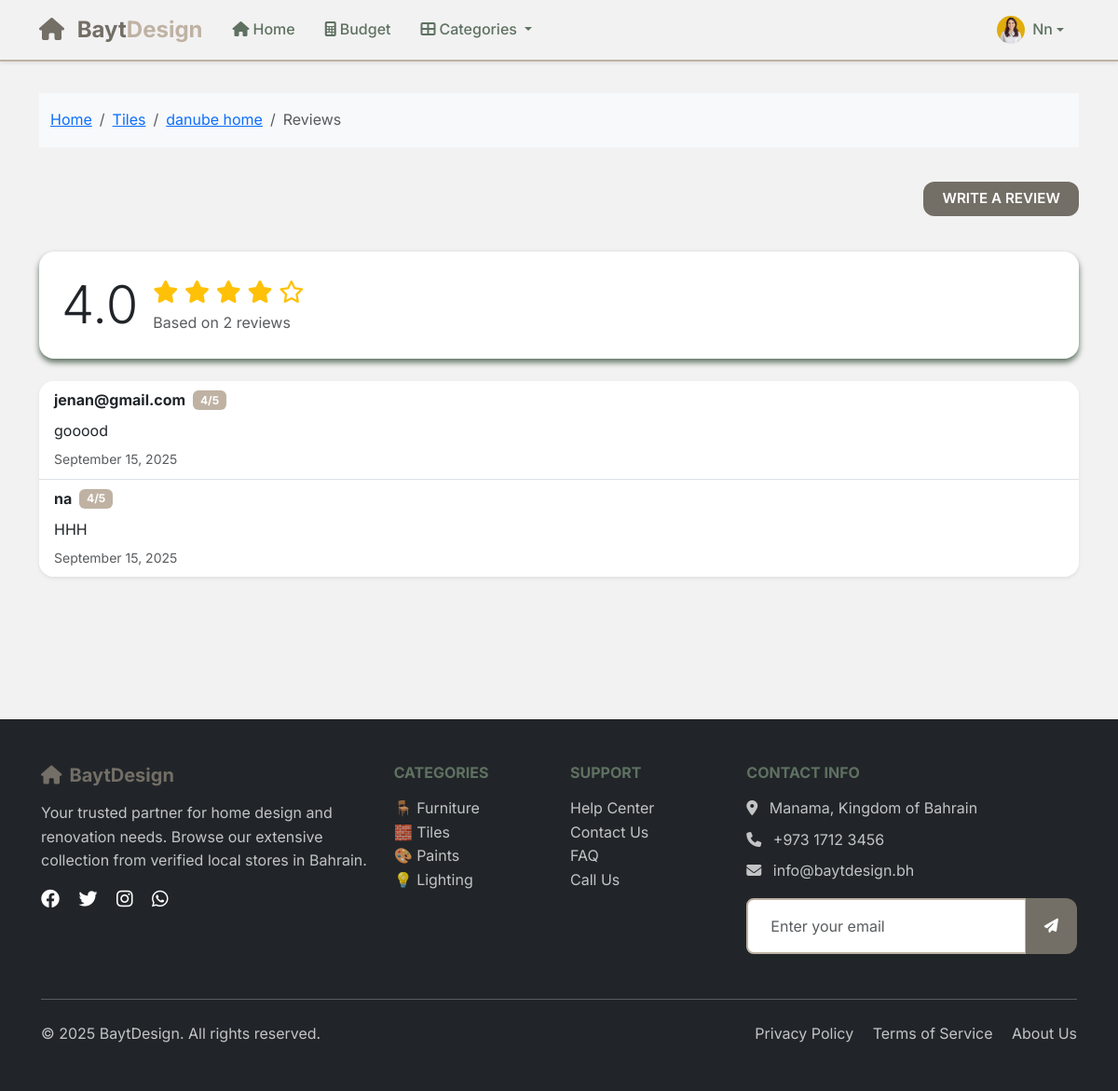
Screenshot of /product-reviews/28/ (signed in) with the database file from the repository.
### main_app/models.py (models this page shows, shortened)
class UserProfile(models.Model):
    user = models.OneToOneField(User, on_delete=models.CASCADE, related_name='userprofile')
    profile_picture = models.ImageField(upload_to='profile_pictures/', blank=True, null=True)

class Product(models.Model):
    shop = models.ForeignKey(Shop, on_delete=models.CASCADE)
    name = models.CharField(max_length=200)
    price = models.DecimalField(max_digits=10, decimal_places=2)
    description = models.TextField(blank=True, null=True)
    image = models.ImageField(upload_to='product_images/', blank=True, null=True)  # Added image field
    is_available = models.BooleanField(default=True)

class Shop(models.Model):
    name = models.CharField(max_length=200)
    classification = models.ForeignKey(Classification, on_delete=models.CASCADE)
    description = models.TextField(blank=True, null=True)
    image = models.ImageField(upload_to='store_images/', blank=True, null=True)  # Added image field
    phone = models.CharField(max_length=20, blank=True, null=True)
    email = models.EmailField(blank=True, null=True)
    address = models.TextField(blank=True, null=True)

class Classification(models.Model):
    name = models.CharField(max_length=100)
    slug = models.SlugField(unique=True, blank=True)  # ✅ added slug
    icon = models.CharField(max_length=10, blank=True, null=True)  # optional emoji/icon
    description = models.TextField(blank=True, null=True)  # optional
    image = models.ImageField(upload_to='store_images/', blank=True, null=True)  # ✅ Store image

class ProductReview(models.Model):
    user = models.ForeignKey(User, on_delete=models.CASCADE)
    product = models.ForeignKey(Product, on_delete=models.CASCADE, related_name="reviews")
    rating = models.PositiveIntegerField(default=1)  # 1–5 stars
    comment = models.TextField(blank=True, null=True)
    created_at = models.DateTimeField(auto_now_add=True)

### main_app/views.py (the view)
# urls.py: path('product-reviews/<int:product_id>/', views.product_reviews_view, name='product_reviews'),
@login_required
def product_reviews_view(request, product_id):
    product = get_object_or_404(Product, id=product_id)
    reviews = ProductReview.objects.filter(product=product).order_by('-created_at')
    avg_rating = sum([review.rating for review in reviews]) / len(reviews) if reviews else 0
    return render(request, 'product_reviews.html', {
        'product': product,
        'reviews': reviews,
        'avg_rating': avg_rating,
    })

### main_app/templates/product_reviews.html (shortened to what this page needs)
{% extends 'base.html' %}
{% load static %}
{% block content %}
<div class="container py-4">
    <nav aria-label="breadcrumb" class="bg-light py-3 mb-4">
        <div class="container">
            <ol class="breadcrumb mb-0">
                <li class="breadcrumb-item"><a href="{% url 'home' %}">Home</a></li>
                <li class="breadcrumb-item">
                    <a href="{% url 'classification_stores' product.shop.classification.slug %}">
                        {{ product.shop.classification.name }}
                    </a>
                </li>
                <li class="breadcrumb-item">
                    <a href="{% url 'shop_products' product.shop.id %}">{{ product.shop.name }}</a>
                </li>
                <li class="breadcrumb-item active">Reviews</li>
            </ol>
        </div>
    </nav>
    <div class="d-flex justify-content-between align-items-center mb-4">
        <h1>Reviews for {{ product.name }}</h1>
        <a href="{% url 'add_review' product.id %}" class="btn btn-primary">Write a Review</a>
    </div>
    <div class="card mb-4">
        <div class="card-body">
            <div class="d-flex align-items-center">
                <div class="display-4 me-3">{{ avg_rating|floatformat:1 }}</div>
                <div>
                    <div class="fs-4">
                        {% for i in "12345"|make_list %}
                            {% if forloop.counter <= avg_rating|floatformat:0|add:"0" %}
                                <i class="fas fa-star text-warning"></i>
                            {% elif forloop.counter <= avg_rating|floatformat:0|add:"0.5"|add:"0.5" %}
                                <i class="fas fa-star-half-alt text-warning"></i>
                            {% else %}
                                <i class="far fa-star text-warning"></i>
                            {% endif %}
                        {% endfor %}
                    </div>
                    <div class="text-muted">Based on {{ reviews|length }} review{% if reviews|length != 1 %}s{% endif %}</div>
                </div>
            </div>
        </div>
    </div>
    {% if reviews %}
        <div class="card shadow-sm">
            <div class="list-group list-group-flush">
                {% for review in reviews %}
                    <div class="list-group-item">
                        <div class="d-flex justify-content-between">
                            <div>
                                <div class="d-flex align-items-center mb-2">
                                    <span class="fw-bold me-2">{{ review.user.username }}</span>
                                    <span class="badge bg-secondary">{{ review.rating }}/5</span>
                                </div>
                                <p class="mb-1">{{ review.comment }}</p>
                                <small class="text-muted">{{ review.created_at|date:"F j, Y" }}</small>
                            </div>
                        </div>
                    </div>
                {% endfor %}
            </div>
        </div>
    {% else %}
        <div class="alert alert-info">
            <p class="mb-0">No reviews yet. <a href="{% url 'add_review' product.id %}">Be the first to review this product!</a></p>
        </div>
    {% endif %}
</div>
{% endblock %}

### main_app/templates/base.html (shortened to what this page needs)
{% load static %}
<!DOCTYPE html>
<html lang="en">
  <head>
    <link href="https://cdn.jsdelivr.net/npm/bootstrap@5.3.2/dist/css/bootstrap.min.css" rel="stylesheet">
    <link rel="stylesheet" href="https://cdnjs.cloudflare.com/ajax/libs/font-awesome/6.4.0/css/all.min.css">
    <link rel="stylesheet" href="{% static 'css/base.css' %}" />
  </head>
  <body>
    <nav class="navbar navbar-expand-lg navbar-light bg-white shadow-sm fixed-top">
      <div class="container">
        <a class="navbar-brand fw-bold" href="/">
          <i class="fas fa-home text-primary me-2"></i>
          <span class="text-primary">Bayt</span><span class="text-secondary">Design</span>
        </a>
        <div class="collapse navbar-collapse" id="navbarNav">
          <ul class="navbar-nav me-auto">
            <li class="nav-item">
              <a class="nav-link" href="/">
                <i class="fas fa-home me-1"></i>Home
              </a>
            </li>
            <li class="nav-item">
              <a class="nav-link" href="{% url 'budget' %}">
                <i class="fas fa-calculator me-1"></i>Budget
              </a>
            </li>
            <li class="nav-item dropdown">
              <a class="nav-link dropdown-toggle" href="#" id="navbarDropdown" role="button" data-bs-toggle="dropdown" aria-expanded="false">
                <i class="fas fa-th-large me-1"></i>Categories
              </a>
            </li>
          </ul>
          <ul class="navbar-nav">
            {% if user.is_authenticated %}
              <li class="nav-item dropdown">
                <a class="nav-link dropdown-toggle d-flex align-items-center" href="#" id="userDropdown" role="button" data-bs-toggle="dropdown" aria-expanded="false">
                  <div class="user-avatar me-2">
                    {% if user.userprofile.profile_picture %}
                      <img src="{{ user.userprofile.profile_picture.url }}" alt="Profile Picture" class="rounded-circle" style="width: 30px; height: 30px; object-fit: cover;">
                    {% else %}
                      <i class="fas fa-user-circle" style="font-size: 30px;"></i>
                    {% endif %}
                  </div>
                  {% if user.first_name %}
                    {{ user.first_name|title }}
                  {% else %}
                    {{ user.username|title }}
                  {% endif %}
                </a>
              </li>
            {% endif %}
          </ul>
        </div>
      </div>
    </nav>
    <main class="main-content">
      {% block content %}{% endblock %}
    </main>
    <footer class="bg-dark text-white py-5 mt-5">
      <div class="container">
        <div class="row">
          <div class="col-lg-4 mb-4">
            <h5 class="text-primary mb-3">
              <i class="fas fa-home me-2"></i>BaytDesign
            </h5>
            <p class="text-light opacity-75">
              Your trusted partner for home design and renovation needs.
              Browse our extensive collection from verified local stores in Bahrain.
            </p>
            <div class="social-links">
              <a href="#" class="text-white me-3">
                <i class="fab fa-facebook fa-lg"></i>
              </a>
              <a href="#" class="text-white me-3">
                <i class="fab fa-twitter fa-lg"></i>
              </a>
              <a href="#" class="text-white me-3">
                <i class="fab fa-instagram fa-lg"></i>
              </a>
              <a href="#" class="text-white">
                <i class="fab fa-whatsapp fa-lg"></i>
              </a>
            </div>
          </div>
          <div class="col-lg-2 col-md-6 mb-4">
            <h6 class="text-uppercase mb-3">Categories</h6>
            <ul class="list-unstyled">
              <li><a href="#" class="text-light opacity-75 text-decoration-none">🪑 Furniture</a></li>
              <li><a href="#" class="text-light opacity-75 text-decoration-none">🧱 Tiles</a></li>
              <li><a href="#" class="text-light opacity-75 text-decoration-none">🎨 Paints</a></li>
              <li><a href="#" class="text-light opacity-75 text-decoration-none">💡 Lighting</a></li>
            </ul>
          </div>
          <div class="col-lg-2 col-md-6 mb-4">
            <h6 class="text-uppercase mb-3">Support</h6>
            <ul class="list-unstyled">
              <li><a href="#" class="text-light opacity-75 text-decoration-none">Help Center</a></li>
              <li><a href="#" class="text-light opacity-75 text-decoration-none">Contact Us</a></li>
              <li><a href="#" class="text-light opacity-75 text-decoration-none">FAQ</a></li>
              <li><a href="tel:+97317123456" class="text-light opacity-75 text-decoration-none">Call Us</a></li>
            </ul>
          </div>
          <div class="col-lg-4 mb-4">
            <h6 class="text-uppercase mb-3">Contact Info</h6>
            <p class="text-light opacity-75 mb-2">
              <i class="fas fa-map-marker-alt me-2"></i>
              Manama, Kingdom of Bahrain
            </p>
            <p class="text-light opacity-75 mb-2">
              <i class="fas fa-phone me-2"></i>
              +973 1712 3456
            </p>
            <p class="text-light opacity-75 mb-3">
              <i class="fas fa-envelope me-2"></i>
              info@baytdesign.bh
            </p>
            <form class="newsletter-form">
              <div class="input-group">
                <input type="email" class="form-control" placeholder="Enter your email" required>
                <button class="btn btn-primary" type="submit">
                  <i class="fas fa-paper-plane"></i>
                </button>
              </div>
            </form>
          </div>
        </div>
        <hr class="my-4 opacity-25">
        <div class="row align-items-center">
          <div class="col-md-6">
            <p class="mb-0 text-light opacity-75">
              &copy; {% now "Y" %} BaytDesign. All rights reserved.
            </p>
          </div>
          <div class="col-md-6 text-md-end">
            <a href="#" class="text-light opacity-75 text-decoration-none me-3">Privacy Policy</a>
            <a href="#" class="text-light opacity-75 text-decoration-none me-3">Terms of Service</a>
            <a href="#" class="text-light opacity-75 text-decoration-none">About Us</a>
          </div>
        </div>
      </div>
    </footer>
  </body>
</html>

### main_app/static/css/base.css (style rules this page uses)
:root { --primary-color: #736E66; --primary-light: #A69B8D; --primary-dark: #5F7161; --secondary-color: #BFB2A3; --accent-color: #F2F2F2; --font-primary: 'Inter', sans-serif; --font-heading: 'Inter', serif; --spacing-xs: 0.25rem; --spacing-sm: 0.5rem; --spacing-md: 1rem; --spacing-lg: 1.5rem; --spacing-xl: 2rem; --spacing-xxl: 3rem; --radius-sm: 0.375rem; --radius-md: 0.5rem; --radius-lg: 0.75rem; --radius-xl: 1rem; --radius-round: 50%; --shadow-sm: 0 1px 3px #5F7161; --shadow-md: 0 4px 6px #5F7161; --shadow-lg: 0 10px 15px #5F7161; --btn-hover-shadow: 0 6px 15px #5F7161; }
* { box-sizing: border-box; }
html { scroll-behavior: smooth; }
body { font-family: var(--font-primary); font-size: 16px; line-height: 1.6; color: var(--primary-dark); background-color: var(--accent-color); min-height: 100vh; margin: 0; padding: 0; }
.main-content { padding-top: 76px; min-height: calc(100vh - 76px); }
h1 { font-family: var(--font-heading); font-weight: 700; line-height: 1.2; color: var(--accent-color); margin-bottom: var(--spacing-md); }
h2, h3, h4, h5, h6 { font-family: var(--font-heading); font-weight: 700; line-height: 1.2; color: var(--primary-dark); margin-bottom: var(--spacing-md); }
.navbar { background: var(--accent-color) !important; border-bottom: 2px solid var(--secondary-color); box-shadow: var(--shadow-md); }
.navbar-brand { font-weight: 800; font-size: 1.5rem; color: var(--primary-color) !important; }
.nav-link { color: var(--primary-dark) !important; font-weight: 500; padding: var(--spacing-sm) var(--spacing-md) !important; border-radius: var(--radius-md); position: relative; }
.btn { border: none; border-radius: var(--radius-lg); padding: 0.45rem 1.25rem; font-weight: 600; font-size: 0.95rem; text-transform: uppercase; cursor: pointer; color: white; background-color: var(--primary-color); transition: box-shadow 0.3s ease; }
.btn-primary, .btn-success, .btn-danger, .btn-info, .btn-warning, .btn-secondary, .btn-primary:hover, .btn-success:hover, .btn-danger:hover, .btn-info:hover, .btn-warning:hover, .btn-secondary:hover, .btn-primary:focus, .btn-success:focus, .btn-danger:focus, .btn-info:focus, .btn-warning:focus, .btn-secondary:focus, .btn-primary:active, .btn-success:active, .btn-danger:active, .btn-info:active, .btn-warning:active, .btn-secondary:active { background-color: var(--primary-color) !important; color: white !important; border: none !important; box-shadow: none !important; outline: none !important; }
.card { background: white; border: none; border-radius: var(--radius-xl); box-shadow: var(--shadow-md); position: relative; overflow: hidden; }
.card-body { padding: var(--spacing-lg); }
.form-control { border: 2px solid var(--secondary-color); border-radius: var(--radius-md); padding: var(--spacing-md) var(--spacing-lg); background: white; color: var(--primary-dark); font-size: 1rem; }
footer { background: var(--primary-dark); color: var(--accent-color); padding: var(--spacing-xl); }
footer a { color: var(--accent-color); text-decoration: none; }
.text-primary { color: var(--primary-color) !important; }
.text-secondary { color: var(--secondary-color) !important; }
.bg-secondary { background-color: var(--secondary-color) !important; }

### rows the page displays
Product: shop.classification.name "Tiles", shop.name "danube home"
ProductReview: user.username "jenan@gmail.com", rating "4", comment "gooood", created_at "September 15, 2025"
ProductReview: user.username "na", rating "4", comment "HHH", created_at "September 15, 2025"

### other values shown
{{ user.first_name|title }} "Nn"
{{ avg_rating|floatformat:1 }} "4.0"
{{ reviews|length }} "2"
